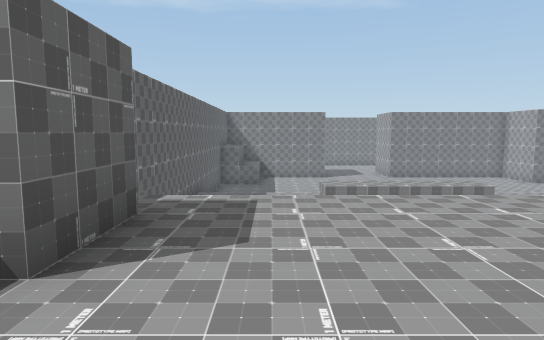
[1] (above)

16 first-person views from a walk through a Unity game level. The camera is 1.5 m above the floor, tilts 6° down and sees 75° across. The floor is counted in squares, 2 m on a side. Each view is taken from the middle of a square. On the plan, view 1 faces up. The plan holds only what a view shows up to about 11 squares ahead; the rest is blank. The place goes on beyond the plan. The player character is not drawn.

[2]
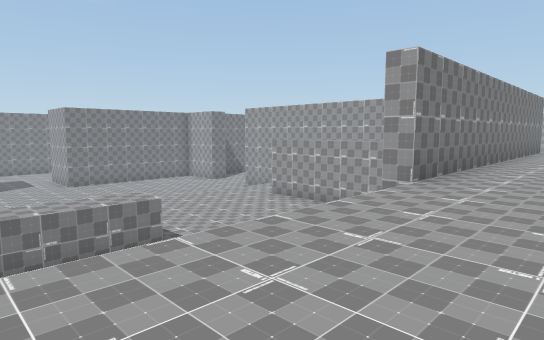

[3]
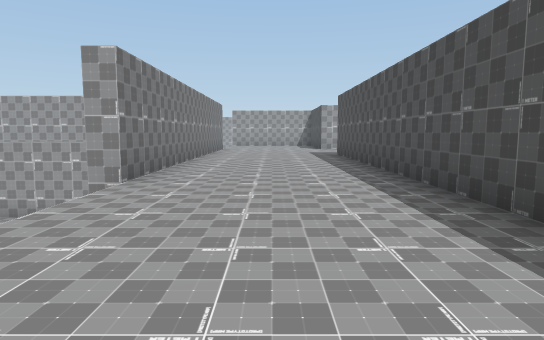

[4]
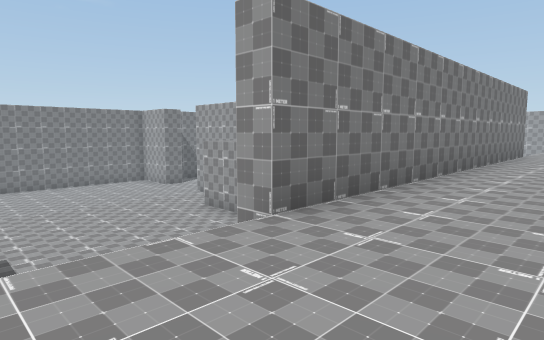

[5]
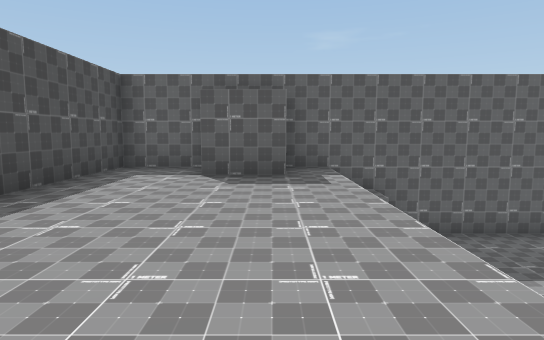

[6]
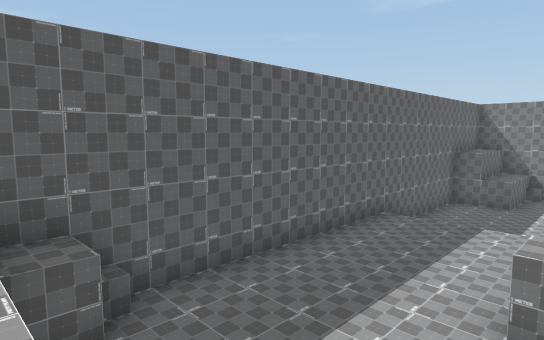

[7]
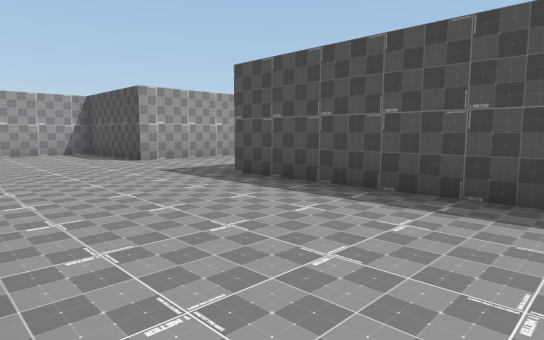

[8]
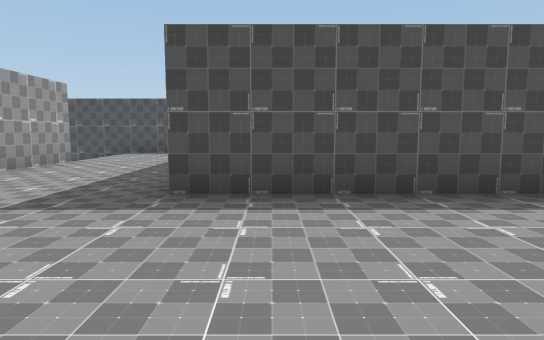

[9]
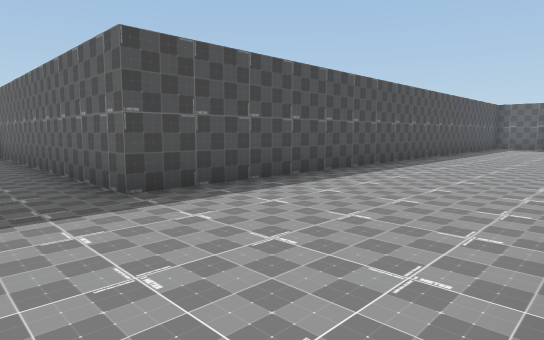

[10]
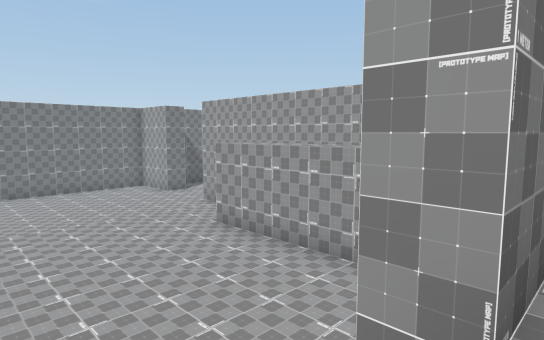

[11]
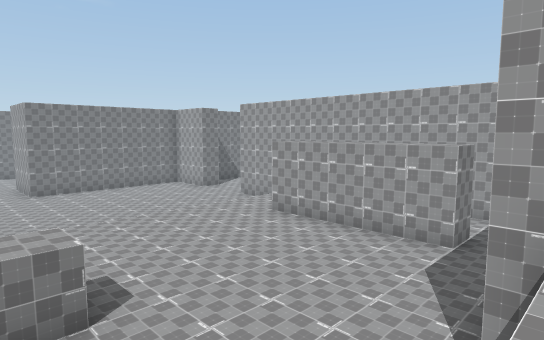

[12]
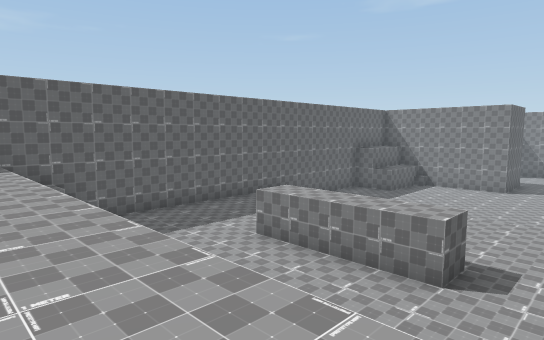

[13]
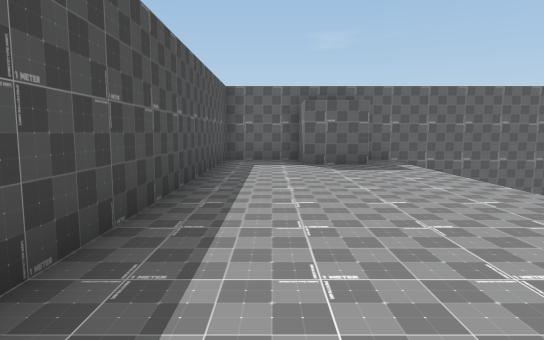

[14]
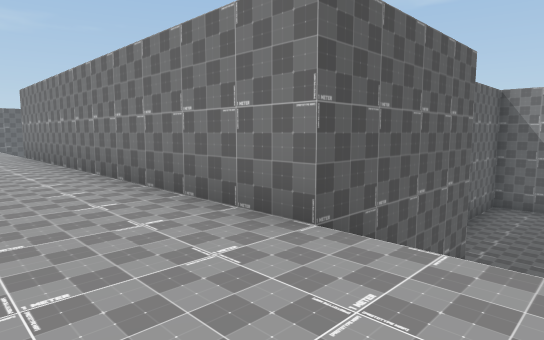

[15]
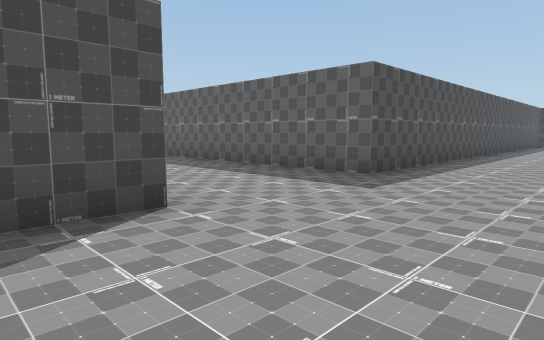

[16]
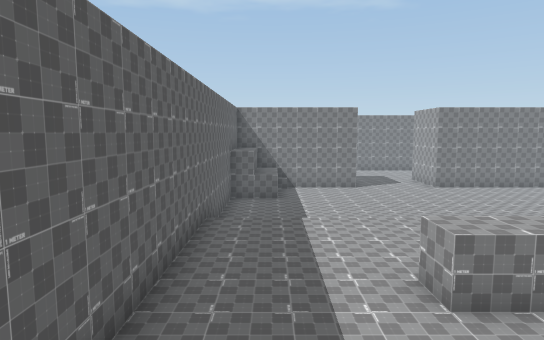

### Floor plan
Key: @ floor where view 1 was taken; # wall or solid block; . main floor; - floor 3 m lower than the main floor; _ floor 4 m lower than the main floor.
Columns run from 3 left of view 1 to 20 right of it. Each row starts with its distance up from view 1.
 16   __      ___
 15 #___      ___
 14 #                   ##-
 13 #---------------    #--
 12 #---------------    #--
 11 #-----  -------#     --
 10 #-----  -------#     --
  9 #----####------#     --
  8 #--------------#     #
  7 #--------------# -#  #
  6 #--       --------#  #
  5 ##         ###########
  4 #.......................
  3 ##......................
  2 ##......................
  1 #.......................
  0 #..@....................
 -1 ##################....##
 -2                  #....#
 -3                  #....#
 -4                  #....#
 -5                  #....#

Positions as (right, up) in squares from view 1, and headings:
1: (0, 0), facing up
2: (2, 2), facing up-right
3: (2, 2), facing right
4: (5, 2), facing up-right
5: (5, 3), facing left
6: (2, 4), facing up-left
7: (9, 4), facing down-right
8: (13, 4), facing down
9: (16, 4), facing down-left
10: (6, 4), facing up-right
11: (4, 4), facing up-right
12: (7, 3), facing up-left
13: (7, 1), facing left
14: (20, 2), facing up-left
15: (20, 3), facing down-left
16: (-1, 4), facing up
